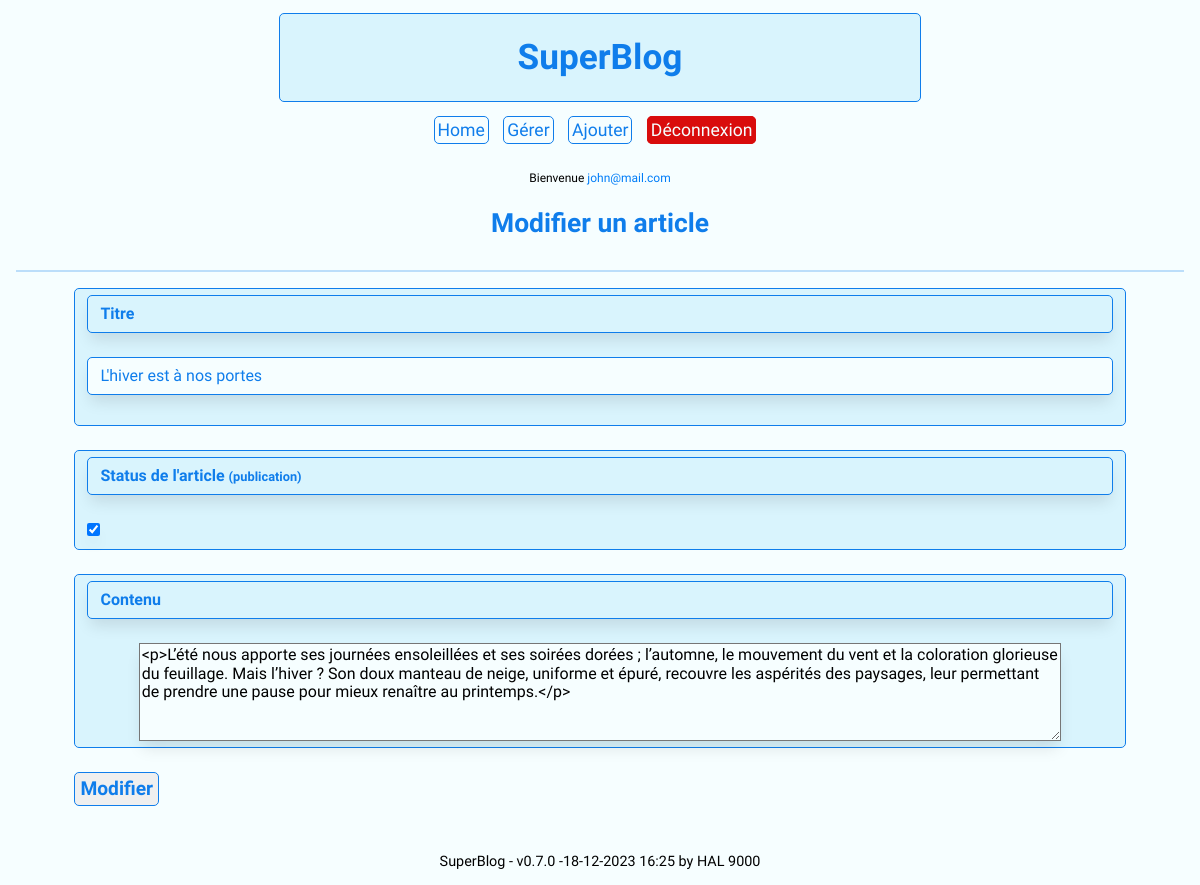
The app's page /edit.php?id=1 (signed in) with its own data.
### tables this page shows
CREATE TABLE `articles` (
  `id` int(10) UNSIGNED NOT NULL,
  `title` varchar(250) NOT NULL,
  `content` longtext NOT NULL,
  `picture` varchar(250) DEFAULT NULL,
  `active` tinyint(3) UNSIGNED DEFAULT 1
);

### app/functions/fct-db.php (called while the page is built, shortened)
<?php
function getArticleByIDDB($conn, $id) {
    try {
        $req = $conn->prepare("SELECT * FROM articles WHERE id = :id");
        $req->bindParam(':id', $id);
        $req->execute();
        $resultat = $req->fetch(PDO::FETCH_ASSOC);
        return $resultat;
    } catch (PDOException $e) {
        (DEBUG)? $st = 'Error : ' . $e->getMessage() : $st = "Error in : getArticleByIDDB() function";
        return $st;
    }
}

### edit.php (the view, shortened to what this page needs)
<?php
    require_once('settings.php');
    if(!is_object($conn)){
        $msg = getMessage($conn, 'error');
    }else{
        if(isset($_GET['id']) && !empty($_GET['id']))
        {
            $id = $_GET['id'];
            $article = getArticleByIDDB($conn, $id);
        }else
            header('Location: manager.php');
    }
?>
<!DOCTYPE html>
<html lang="en">
<head>
</head>
<body>
    <div class="container">
            <div id="header-logo">
                <h1><?php echo APP_NAME; ?></h1>
            </div>
            <div id="main-menu">
            </div>
            <h2 class="title">Modifier un article</h2>
            <hr>
            <div id="content-edit">
                <form action="manager.php" method="post">
                    <div class="form-ctrl">
                        <label for="title" class="form-ctrl">Titre</label>
                        <input type="text" class="form-ctrl" id="title" name="title" value="<?php if(isset($article['title'])) echo $article['title']; else echo ''; ?>" required>
                    </div>
                    <div class="form-ctrl">
                        <label for="published_article" class="form-ctrl">Status de l'article <small>(publication)</small></label>
                        <?php if(isset($article['content'])) displayFormRadioBtnArticlePublished($article['active'], 'EDIT'); else echo ''; ?>
                    </div>
                    <div class="form-ctrl">
                        <label for="content" class="form-ctrl">Contenu</label>
                        <textarea class="" id="content" name="content" rows="5"><?php if(isset($article['content'])) echo html_entity_decode($article['content']); else echo ''; ?></textarea>
                    </div>
                    <button type="submit" class="btn-classic">Modifier</button>
                </form>
            </div>
            <footer>
            </footer>
        </div>
</body>
</html>

### assets/css/styles.css (style rules this page uses)
:root { --body-backg-color: rgb(246, 254, 255); --header-backg-color: rgb(217, 244, 253); --menu-item-color: rgb(15, 125, 235); --menu-item-color-hover: rgb(12, 72, 132); --danger-color: rgb(217, 12, 12); --backg-msg-danger-color: rgb(255, 208, 208); --success-color: rgb(39, 156, 18); --backg-msg-success-color: rgb(222, 254, 180); --danger-color-hover: rgb(147, 13, 13); --link-color: rgb(1, 125, 248); --published-color: rgb(74, 192, 41); --border-width: 1px; }
body { font-family: "Exo 2", sans-serif; font-size: 1.1rem; background-color: var(--body-backg-color); color: var(--body-color) }
footer { margin-top: 3rem; text-align: center; font-size: 0.9rem; }
h2 { color: var(--menu-item-color); }
h2.title { text-align: center; margin-bottom: 2rem; }
hr { margin: 1rem 0; border: var(--border-width) solid var(--menu-item-color); opacity: .25; }
.container { margin: 0 1rem 0 1rem; }
.btn-classic { font-size: 1.2rem; color: var(--menu-item-color); border: 1px solid var(--menu-item-color); border-radius: 5px; padding: 5px; margin-right: 10px; font-weight: bold; }
#header-logo { color: var(--menu-item-color); border: 1px solid var(--menu-item-color); background-color: var(--header-backg-color); border-radius: 5px; text-align: center; max-width: 55%; margin-left: auto; margin-right: auto; margin-bottom: 1rem; margin-top: 0.8rem; }
#main-menu { display: block; margin: 0; text-align: center; }
#content, #content-edit, #content-add { display: block; width: 90%; margin: auto; }
label { display: block; font-size: 1.1rem; font-weight: bold !important; box-shadow: 0px 10px 15px -3px rgba(0,0,0,0.1); }
.form-ctrl { display: block; width: 100%; padding: 0.375rem 0.75rem; font-size: 1rem; font-weight: 400; line-height: 1.5; color: var(--menu-item-color); background-color: var(--header-backg-color); background-clip: padding-box; border: var(--border-width) solid var(--menu-item-color); border-radius: 5px; margin-bottom: 1.5rem; }
input, textarea, input[type="checkbox"], input[type="radio"], input[type="file"] { background-color: var(--body-backg-color) !important; box-shadow: 0px 10px 15px -3px rgba(0,0,0,0.1); }

### records on screen
articles: title "L'hiver est à nos portes", content "<p>L’été nous apporte ses journées ensoleillées et ses soirées dorées ; l’automne, le mouvement du vent et la coloration glorieuse du feuillage. Mais l’hiver ? Son doux manteau de neige, uniforme et épuré, recouvre les aspérités des paysages, leur permettant de prendre une pause pour mieux renaître au printemps.</p>"

### other values on screen
APP_NAME "SuperBlog"
$_SESSION['user_email'] "john@mail.com"
$app_name "SuperBlog"
$app_version "v0.7.0"
$app_update "18-12-2023 16:25"
$app_author "HAL 9000"
